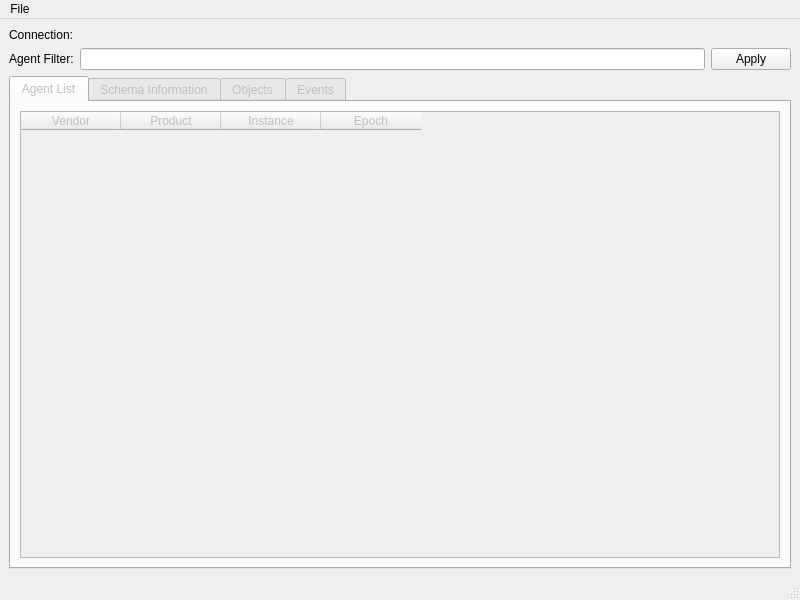
<?xml version="1.0" encoding="UTF-8"?>
<ui version="4.0">
 <class>MainWindow</class>
 <widget class="QMainWindow" name="MainWindow">
  <property name="geometry">
   <rect>
    <x>0</x>
    <y>0</y>
    <width>800</width>
    <height>600</height>
   </rect>
  </property>
  <property name="windowTitle">
   <string>MainWindow</string>
  </property>
  <widget class="QWidget" name="centralwidget">
   <layout class="QGridLayout" name="gridLayout">
    <item row="0" column="0">
     <layout class="QGridLayout" name="gridLayout_6">
      <item row="0" column="0">
       <widget class="QLabel" name="label_2">
        <property name="sizePolicy">
         <sizepolicy hsizetype="Preferred" vsizetype="Preferred">
          <horstretch>0</horstretch>
          <verstretch>0</verstretch>
         </sizepolicy>
        </property>
        <property name="text">
         <string>Connection:</string>
        </property>
       </widget>
      </item>
      <item row="0" column="1">
       <widget class="QLabel" name="label_connection_status">
        <property name="sizePolicy">
         <sizepolicy hsizetype="MinimumExpanding" vsizetype="Preferred">
          <horstretch>0</horstretch>
          <verstretch>0</verstretch>
         </sizepolicy>
        </property>
        <property name="text">
         <string/>
        </property>
       </widget>
      </item>
     </layout>
    </item>
    <item row="1" column="0">
     <layout class="QHBoxLayout" name="horizontalLayout">
      <item>
       <widget class="QLabel" name="label">
        <property name="text">
         <string>Agent Filter:</string>
        </property>
       </widget>
      </item>
      <item>
       <widget class="QLineEdit" name="lineEdit_agent_filter"/>
      </item>
      <item>
       <widget class="QPushButton" name="pushButton_apply_filter">
        <property name="text">
         <string>Apply</string>
        </property>
       </widget>
      </item>
     </layout>
    </item>
    <item row="2" column="0">
     <widget class="QTabWidget" name="tabWidget">
      <property name="enabled">
       <bool>false</bool>
      </property>
      <property name="currentIndex">
       <number>0</number>
      </property>
      <widget class="QWidget" name="agent_tab">
       <attribute name="title">
        <string>Agent List</string>
       </attribute>
       <layout class="QGridLayout" name="gridLayout_3">
        <item row="0" column="0">
         <widget class="QTableWidget" name="tableWidget_2">
          <column>
           <property name="text">
            <string>Vendor</string>
           </property>
          </column>
          <column>
           <property name="text">
            <string>Product</string>
           </property>
          </column>
          <column>
           <property name="text">
            <string>Instance</string>
           </property>
          </column>
          <column>
           <property name="text">
            <string>Epoch</string>
           </property>
          </column>
         </widget>
        </item>
       </layout>
      </widget>
      <widget class="QWidget" name="schema_tab">
       <attribute name="title">
        <string>Schema Information</string>
       </attribute>
       <layout class="QGridLayout" name="gridLayout_4">
        <item row="0" column="0">
         <widget class="QTreeView" name="treeView"/>
        </item>
       </layout>
      </widget>
      <widget class="QWidget" name="object_tab">
       <attribute name="title">
        <string>Objects</string>
       </attribute>
       <layout class="QGridLayout" name="gridLayout_5">
        <item row="0" column="0">
         <widget class="QTreeView" name="treeView_2"/>
        </item>
       </layout>
      </widget>
      <widget class="QWidget" name="event_tab">
       <attribute name="title">
        <string>Events</string>
       </attribute>
       <layout class="QGridLayout" name="gridLayout_2">
        <item row="0" column="0">
         <widget class="QTableWidget" name="tableWidget">
          <column>
           <property name="text">
            <string>Timestamp</string>
           </property>
          </column>
          <column>
           <property name="text">
            <string>Agent</string>
           </property>
          </column>
          <column>
           <property name="text">
            <string>Event</string>
           </property>
          </column>
          <column>
           <property name="text">
            <string>Data</string>
           </property>
          </column>
         </widget>
        </item>
       </layout>
      </widget>
     </widget>
    </item>
   </layout>
  </widget>
  <widget class="QMenuBar" name="menubar">
   <property name="geometry">
    <rect>
     <x>0</x>
     <y>0</y>
     <width>800</width>
     <height>23</height>
    </rect>
   </property>
   <widget class="QMenu" name="menuFile">
    <property name="title">
     <string>File</string>
    </property>
    <addaction name="actionOpen_Localhost"/>
    <addaction name="actionOpen"/>
    <addaction name="actionClose"/>
    <addaction name="separator"/>
    <addaction name="actionExit"/>
   </widget>
   <addaction name="menuFile"/>
  </widget>
  <widget class="QStatusBar" name="statusbar"/>
  <action name="actionOpen_Localhost">
   <property name="text">
    <string>Open Localhost</string>
   </property>
  </action>
  <action name="actionOpen">
   <property name="text">
    <string>Open...</string>
   </property>
  </action>
  <action name="actionClose">
   <property name="enabled">
    <bool>false</bool>
   </property>
   <property name="text">
    <string>Close</string>
   </property>
  </action>
  <action name="actionExit">
   <property name="text">
    <string>Exit</string>
   </property>
  </action>
 </widget>
 <resources/>
 <connections>
  <connection>
   <sender>actionExit</sender>
   <signal>triggered()</signal>
   <receiver>MainWindow</receiver>
   <slot>close()</slot>
   <hints>
    <hint type="sourcelabel">
     <x>-1</x>
     <y>-1</y>
    </hint>
    <hint type="destinationlabel">
     <x>399</x>
     <y>299</y>
    </hint>
   </hints>
  </connection>
 </connections>
</ui>
